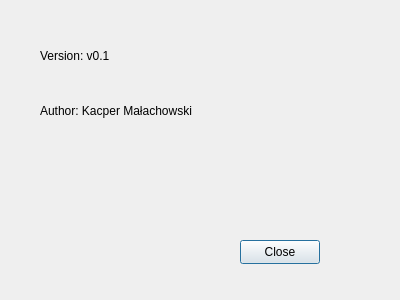
<?xml version="1.0" encoding="UTF-8"?>
<ui version="4.0">
 <class>AboutDialog</class>
 <widget class="QDialog" name="AboutDialog">
  <property name="geometry">
   <rect>
    <x>0</x>
    <y>0</y>
    <width>400</width>
    <height>300</height>
   </rect>
  </property>
  <property name="windowTitle">
   <string>Dialog</string>
  </property>
  <widget class="QLabel" name="lblVersion">
   <property name="geometry">
    <rect>
     <x>40</x>
     <y>40</y>
     <width>111</width>
     <height>31</height>
    </rect>
   </property>
   <property name="text">
    <string>Version: v0.1</string>
   </property>
  </widget>
  <widget class="QLabel" name="lblAuthor">
   <property name="geometry">
    <rect>
     <x>40</x>
     <y>80</y>
     <width>271</width>
     <height>61</height>
    </rect>
   </property>
   <property name="text">
    <string>Author: Kacper Małachowski</string>
   </property>
  </widget>
  <widget class="QPushButton" name="pushButton">
   <property name="geometry">
    <rect>
     <x>240</x>
     <y>240</y>
     <width>80</width>
     <height>24</height>
    </rect>
   </property>
   <property name="text">
    <string>Close</string>
   </property>
  </widget>
 </widget>
 <resources/>
 <connections/>
</ui>
